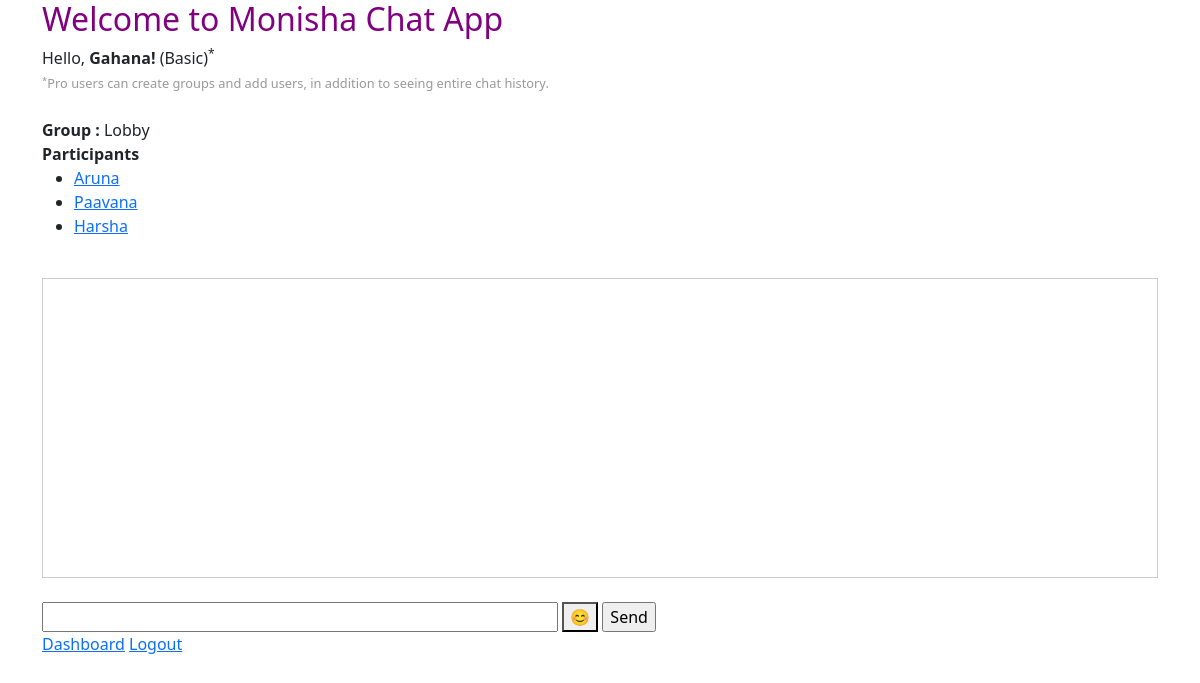
Page /chat/room/?room_name=Lobby (signed in) on the committed database.
### users/models.py (models this page shows)
class User(AbstractUser):
    USER_TYPE = (
        ('basic', 'Basic User'),
        ('pro', 'Pro User'),
    )
    user_type = models.CharField(max_length=10, choices=USER_TYPE, default='basic')

### chat/models.py (models this page shows, shortened)
class Room(models.Model):
    name = models.CharField(max_length=100, unique=True)
    users = models.ManyToManyField(settings.AUTH_USER_MODEL, related_name='rooms', blank=True)

### chat/views.py (the view)
# urls.py: path("room/", views.room, name="room"),  # Remove the room_name parameter
def room(request):
    room_name = request.GET.get('room_name')
    try:
        room = Room.objects.get(name=room_name)
    except Room.DoesNotExist:
        messages.error(request, f"{room_name} does not exist.")
        return redirect('chat:index')
    if request.user not in room.users.all():
        messages.error(request, "You do not have access to this room.")
        return redirect('chat:index')
    participants = room.users.exclude(username=request.user.username)
    emoji_list = ['😀', '😂', '❤️', '👍', '🎉', '😎', '🥳', '😢', '🔥', '🎈']
    return render(request, "chat/room.html", {
        "room_name": room_name,
        "participants": participants,
        'emoji_list': emoji_list,
    })

### chat/templates/chat/room.html (shortened to what this page needs)
{% extends 'base.html' %}
{% block content %}
    {% if user.is_authenticated %}
        Hello, <b>{{ user.username|capfirst|default:'Guest' }}!</b>
        {% if user.user_type == 'pro' %}
            (Pro)<sup>*</sup>
        {% else %}
            (Basic)<sup>*</sup>
        {% endif %}
        <br>
        <span style="color: #999; font-size: 0.8em;"><sup>*</sup>Pro users can create groups and add users, in addition to seeing entire chat history.</span><br><br>
        <b>Group :</b> {{room_name|capfirst}}<br>
        <b>Participants</b>
        <ul id="participant-list">
            {% for participant in participants %}
                <li>
                    <a href="{% url 'chat:direct_messages' %}?receiver={{ participant }}">{{ participant|capfirst }}</a>
                </li>
            {% empty %}
                <li>No other participants.</li>
            {% endfor %}
        </ul>
        <br>
        <div>
            <div id="chat-log" style="border: 1px solid #ccc; padding: 10px; height: 300px; overflow-y: auto;"></div><br>
            <div class="chat-input-container">
                <input id="chat-message-input" type="text" size="50">
                <button id="emoji-button" style="font-size: 1.0em;">😊</button>
                <input id="chat-message-submit" type="button" value="Send">
            </div>
        </div>
        <a href="{% url 'users:dashboard' %}">Dashboard</a>
        <a href="#" onclick="logout()">Logout</a>&nbsp;
    {% else %}
        <h5>You can access this page only if you are logged in.</h5>
        <a href="{% url 'users:dashboard' %}">Dashboard</a>
    {% endif %}
{% endblock %}

### rows in the picture
User: username "Gahana"
Room: name "Lobby"
User: username "Aruna"
User: username "Paavana"
User: username "Harsha"
